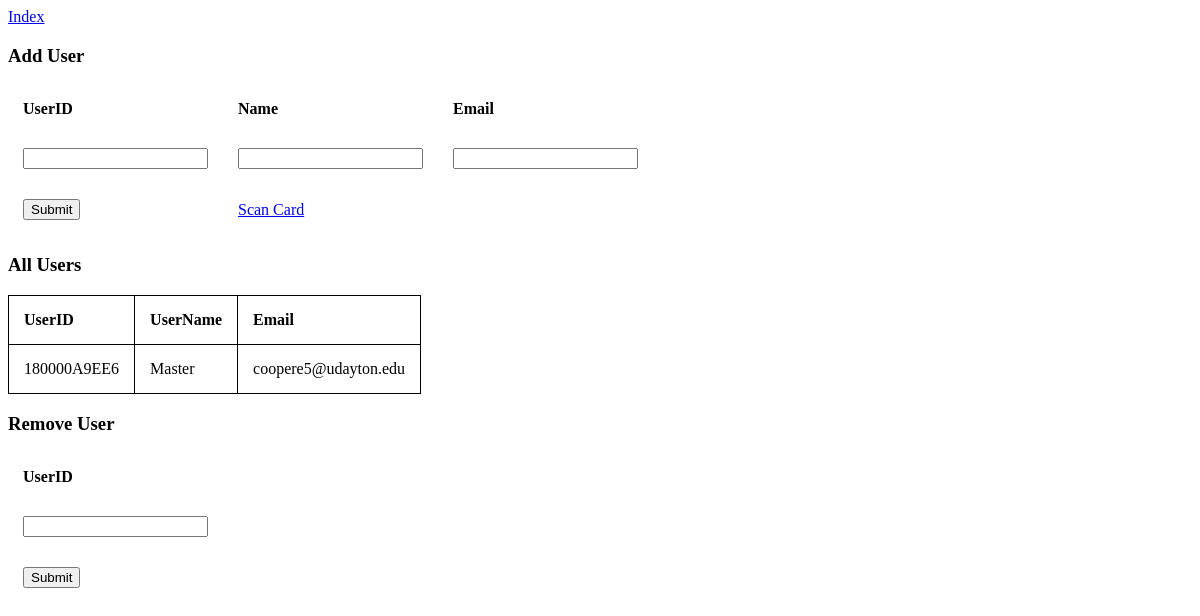
The app's page /add_user with its own data.
### tables this page shows
CREATE TABLE "users"
(
    userid TEXT PRIMARY KEY NOT NULL,
    username TEXT NOT NULL,
    email TEXT NOT NULL
);

### lockout/views.py (the view)
@app.route('/add_user', methods=['GET', 'POST'])
def add_user():
    adduserform = AddUserForm()
    removeuserform = RemoveUserForm()
    status = ''
    if request.method == 'POST':
        t = (request.form['userid'], request.form['username'], request.form['email'])
        cur.execute('INSERT INTO users (userid, username, email) VALUES (?, ?, ?)', t)
        conn.commit()
        status = 'Added user'
    cur.execute('SELECT * FROM users')
    table = cur.fetchall()
    return render_template('add-user.html', adduserform=adduserform, removeuserform=removeuserform, status=status,
                           table=table)

### lockout/forms.py
class AddUserForm(Form):
    userid = StringField('UserID', validators=[DataRequired()])
    username = StringField('Name', validators=[DataRequired()])
    email = StringField('Email', validators=[DataRequired(), Email()])

class RemoveUserForm(Form):
    userid = StringField('UserID', validators=[DataRequired()])

### lockout/templates/add-user.html (shortened to what this page needs)
<!DOCTYPE html>
<html lang="en">
<head>
    <link href="../static/style.css" rel="stylesheet"/>
</head>
<body>
<a href="{{ url_for('.index') }}">Index</a>
<h3>Add User</h3>
<form action="{{ url_for('.add_user') }}" method="post">
    <table class="form">
        <tr>
            <th>{{ adduserform.userid.label }}</th>
            <th>{{ adduserform.username.label }}</th>
            <th>{{ adduserform.email.label }}</th>
        </tr>
        <tr>
            <td>{{ adduserform.userid }}</td>
            <td>{{ adduserform.username }}</td>
            <td>{{ adduserform.email }}</td>
        </tr>
        <tr>
            <td><input type="submit"/></td>
            <td><a href="{{ url_for('.scan') }}">Scan Card</a></td>
        </tr>
    </table>
</form>
<h3>All Users</h3>
<table class="sql">
    <tr>
        <th>UserID</th>
        <th>UserName</th>
        <th>Email</th>
    </tr>
    {% for t in table %}
    <tr>
        <td>{{ t[0] }}</td>
        <td>{{ t[1] }}</td>
        <td>{{ t[2] }}</td>
    </tr>
    {% endfor %}
</table>
<h3>Remove User</h3>
<form action="{{ url_for('.remove_user') }}" method="post">
    <table class="form">
        <tr>
            <th>{{ removeuserform.userid.label }}</th>
        </tr>
        <tr>
            <td>{{ removeuserform.userid }}</td>
        </tr>
        <tr>
            <td><input type="submit"/></td>
        </tr>
    </table>
</form>
</body>
</html>

### lockout/static/style.css (style rules this page uses)
th, td { padding: 15px; text-align: left; }
table.sql th, table.sql td { border: 1px solid black; }
table { border-collapse: collapse; }

### records on screen
users: userid "180000A9EE6", username "Master", email "coopere5@udayton.edu"

### other values on screen
{{ adduserform.userid.label }} "UserID"
{{ adduserform.username.label }} "Name"
{{ adduserform.email.label }} "Email"
{{ removeuserform.userid.label }} "UserID"
